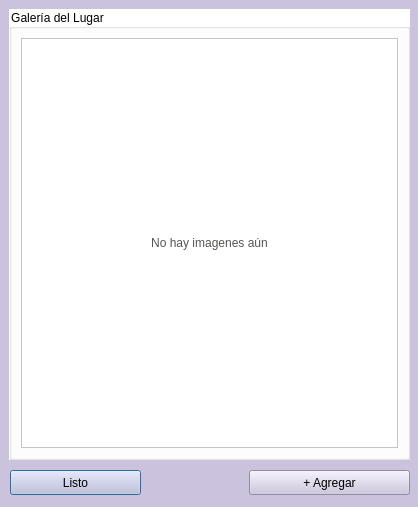
<?xml version="1.0" encoding="UTF-8"?>
<ui version="4.0">
 <class>Fotos</class>
 <widget class="QDialog" name="Fotos">
  <property name="geometry">
   <rect>
    <x>0</x>
    <y>0</y>
    <width>418</width>
    <height>507</height>
   </rect>
  </property>
  <property name="windowTitle">
   <string>Dialog</string>
  </property>
  <property name="styleSheet">
   <string notr="true">background-color: rgb(203, 195, 221);</string>
  </property>
  <widget class="QGroupBox" name="groupBox">
   <property name="geometry">
    <rect>
     <x>9</x>
     <y>9</y>
     <width>401</width>
     <height>451</height>
    </rect>
   </property>
   <property name="styleSheet">
    <string notr="true">background-color: rgb(255, 255, 255);</string>
   </property>
   <property name="title">
    <string>Galería del Lugar</string>
   </property>
   <layout class="QGridLayout" name="gridLayout">
    <item row="0" column="0">
     <widget class="QScrollArea" name="scrollArea">
      <property name="widgetResizable">
       <bool>true</bool>
      </property>
      <widget class="QWidget" name="scrollAreaWidgetContents">
       <property name="geometry">
        <rect>
         <x>0</x>
         <y>0</y>
         <width>375</width>
         <height>405</height>
        </rect>
       </property>
       <layout class="QVBoxLayout" name="verticalLayout">
        <item>
         <widget class="QLabel" name="label_null">
          <property name="styleSheet">
           <string notr="true">font: 14pt &quot;DejaVu Sans Mono&quot;;
color: rgb(85, 87, 83);</string>
          </property>
          <property name="text">
           <string>No hay imagenes aún</string>
          </property>
          <property name="alignment">
           <set>Qt::AlignCenter</set>
          </property>
         </widget>
        </item>
       </layout>
      </widget>
     </widget>
    </item>
   </layout>
  </widget>
  <widget class="QPushButton" name="pushButton">
   <property name="geometry">
    <rect>
     <x>10</x>
     <y>470</y>
     <width>131</width>
     <height>25</height>
    </rect>
   </property>
   <property name="text">
    <string>Listo</string>
   </property>
  </widget>
  <widget class="QPushButton" name="pushButton_agregar">
   <property name="geometry">
    <rect>
     <x>249</x>
     <y>470</y>
     <width>161</width>
     <height>25</height>
    </rect>
   </property>
   <property name="text">
    <string>+ Agregar</string>
   </property>
  </widget>
 </widget>
 <resources/>
 <connections/>
</ui>
